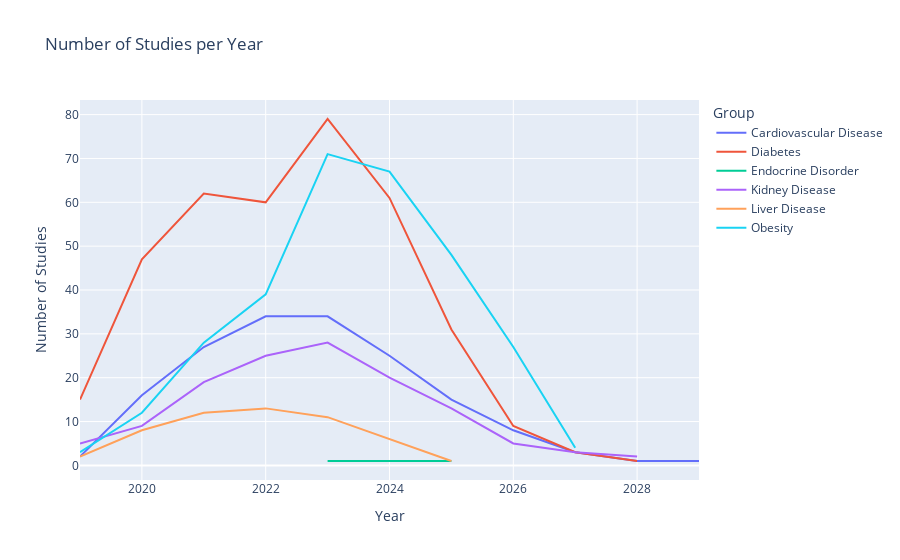

Notebook code cell kept with this figure:
### Code cell
import pandas as pd
import plotly.express as px

import plotly.graph_objects as go

# Create a copy of the DataFrame
line_df = competitor_trials_df.copy()

# Create a new DataFrame with only the "NCT Number" and "Group" columns
group_df = competitor_trials_one_cond[["NCT Number", "Group"]]

# Perform an inner join on the "NCT Number" column
line_df = pd.merge(line_df, group_df, on="NCT Number", how="inner")

line_df = line_df[["NCT Number",'Start Date', 'Completion Date', 'Group', 'Sponsor']]

# Extract the first 4 characters and convert to integer
line_df['Year'] = line_df['Start Date'].str[:4].astype(int)
line_df['Completion Year'] = line_df['Completion Date'].str[:4].astype(int)

# Drop rows with NaN 'Year' or 'Completion Year'
line_df = line_df.dropna(subset=['Year', 'Completion Year'])

# Ensure 'Year' and 'Completion Year' are integers
line_df['Year'] = line_df['Year'].astype(int)
line_df['Completion Year'] = line_df['Completion Year'].astype(int)

# Create a new DataFrame with a row for each year that a study is active
expanded_df = pd.DataFrame([(group, year)
                            for _, row in line_df.iterrows()
                            for group in [row['Group']]
                            for year in range(row['Year'], row['Completion Year'] + 1)],
                           columns=['Group', 'Year'])

# Group by 'Group' and 'Year' and count the number of occurrences
grouped_df = expanded_df.groupby(['Group', 'Year']).size().reset_index(name='Count')

# Create a stacked line graph
fig = px.line(grouped_df, x='Year', y='Count', color='Group', line_group='Group', 
              labels={'Count':'Number of Studies'}, title='Number of Studies per Year')
fig.show()

### Figure 1 — Plotly figure (JSON) as saved in the notebook; plotly's stock layout.template omitted (floating-point values rounded to 4 significant figures)
{"data": [{"hovertemplate": "Group=Cardiovascular Disease<br>Year=%{x}<br>Number of Studies=%{y}<extra></extra>", "legendgroup": "Cardiovascular Disease", "line": {"color": "#636efa", "dash": "solid"}, "marker": {"symbol": "circle"}, "mode": "lines", "name": "Cardiovascular Disease", "orientation": "v", "showlegend": true, "type": "scatter", "x": [2019, 2020, 2021, 2022, 2023, 2024, 2025, 2026, 2027, 2028, 2029], "xaxis": "x", "y": [2, 16, 27, 34, 34, 25, 15, 8, 3, 1, 1], "yaxis": "y"}, {"hovertemplate": "Group=Diabetes<br>Year=%{x}<br>Number of Studies=%{y}<extra></extra>", "legendgroup": "Diabetes", "line": {"color": "#EF553B", "dash": "solid"}, "marker": {"symbol": "circle"}, "mode": "lines", "name": "Diabetes", "orientation": "v", "showlegend": true, "type": "scatter", "x": [2019, 2020, 2021, 2022, 2023, 2024, 2025, 2026, 2027, 2028], "xaxis": "x", "y": [15, 47, 62, 60, 79, 61, 31, 9, 3, 1], "yaxis": "y"}, {"hovertemplate": "Group=Endocrine Disorder<br>Year=%{x}<br>Number of Studies=%{y}<extra></extra>", "legendgroup": "Endocrine Disorder", "line": {"color": "#00cc96", "dash": "solid"}, "marker": {"symbol": "circle"}, "mode": "lines", "name": "Endocrine Disorder", "orientation": "v", "showlegend": true, "type": "scatter", "x": [2023, 2024, 2025], "xaxis": "x", "y": [1, 1, 1], "yaxis": "y"}, {"hovertemplate": "Group=Kidney Disease<br>Year=%{x}<br>Number of Studies=%{y}<extra></extra>", "legendgroup": "Kidney Disease", "line": {"color": "#ab63fa", "dash": "solid"}, "marker": {"symbol": "circle"}, "mode": "lines", "name": "Kidney Disease", "orientation": "v", "showlegend": true, "type": "scatter", "x": [2019, 2020, 2021, 2022, 2023, 2024, 2025, 2026, 2027, 2028], "xaxis": "x", "y": [5, 9, 19, 25, 28, 20, 13, 5, 3, 2], "yaxis": "y"}, {"hovertemplate": "Group=Liver Disease<br>Year=%{x}<br>Number of Studies=%{y}<extra></extra>", "legendgroup": "Liver Disease", "line": {"color": "#FFA15A", "dash": "solid"}, "marker": {"symbol": "circle"}, "mode": "lines", "name": "Liver Disease", "orientation": "v", "showlegend": true, "type": "scatter", "x": [2019, 2020, 2021, 2022, 2023, 2024, 2025], "xaxis": "x", "y": [2, 8, 12, 13, 11, 6, 1], "yaxis": "y"}, {"hovertemplate": "Group=Obesity<br>Year=%{x}<br>Number of Studies=%{y}<extra></extra>", "legendgroup": "Obesity", "line": {"color": "#19d3f3", "dash": "solid"}, "marker": {"symbol": "circle"}, "mode": "lines", "name": "Obesity", "orientation": "v", "showlegend": true, "type": "scatter", "x": [2019, 2020, 2021, 2022, 2023, 2024, 2025, 2026, 2027], "xaxis": "x", "y": [3, 12, 28, 39, 71, 67, 48, 27, 4], "yaxis": "y"}], "layout": {"legend": {"title": {"text": "Group"}, "tracegroupgap": 0}, "title": {"text": "Number of Studies per Year"}, "xaxis": {"anchor": "y", "domain": [0, 1], "title": {"text": "Year"}}, "yaxis": {"anchor": "x", "domain": [0, 1], "title": {"text": "Number of Studies"}}}}
